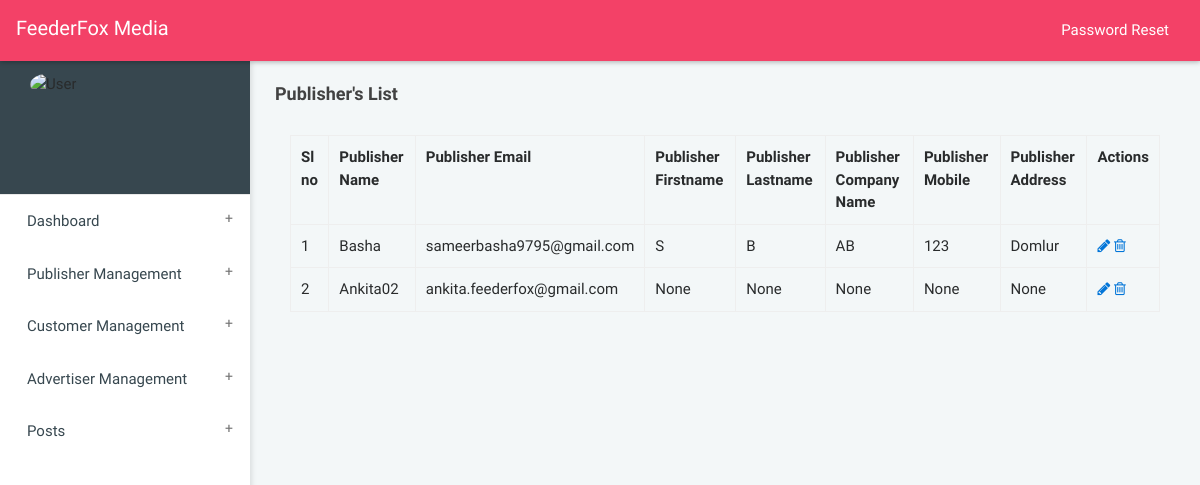
The app's page /accounts/publisher_list/, older data.
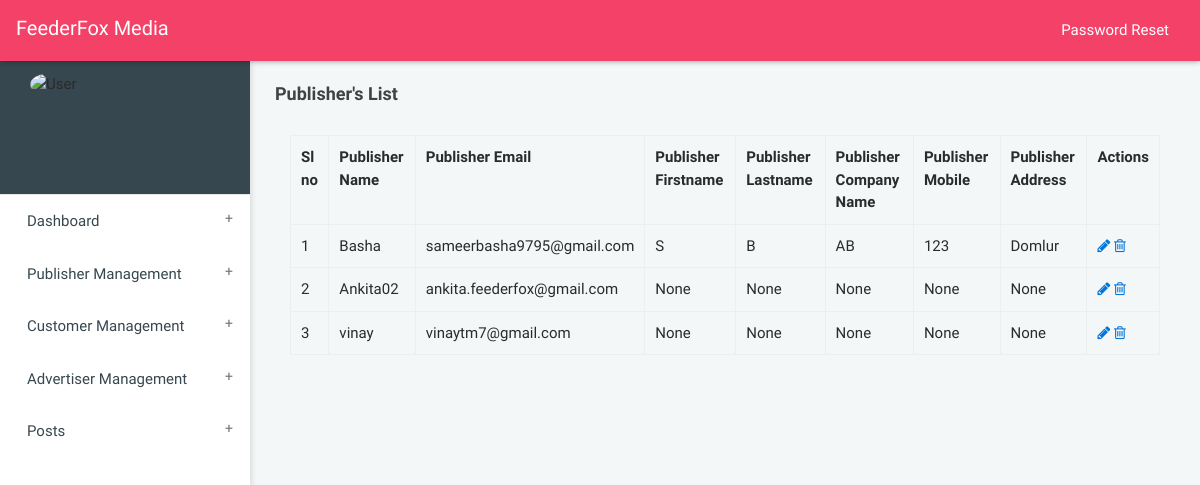
The same page, newer data.
### accounts/models.py (models this page shows, shortened)
class Profile(models.Model):
    user = models.OneToOneField(User, on_delete = models.CASCADE)
    username = models.CharField(max_length=100)
    email = models.EmailField()
    Account_type = models.CharField(max_length=100,choices=ACCCOUNT_TYPES_CHOICES)
    Company_Name = models.CharField(max_length=100,blank=True,null=True)
    Firstname = models.CharField(max_length=100,blank=True,null=True)
    Lastname = models.CharField(max_length=100,blank=True,null=True)
    Address = models.CharField(max_length=1000,blank=True,null=True)
    Mobile = models.CharField(max_length=100,blank=True,null=True)

### accounts/views.py (the view)
def publisher_list(request):
	publishers = Profile.objects.filter(Account_type=1)
	context = {'publishers':publishers}
	return render(request,'publisher_list.html',context)

### home/templates/publisher_list.html (shortened to what this page needs)
{% load static %}
{% load crispy_forms_tags %}
{% load widget_tweaks %}
<!DOCTYPE html>
<html>
<head>
<link rel="stylesheet" href=" {% static 'dist/css/bootstrap.min_admin.css' %}">
<link rel="stylesheet" href="{% static 'dist/css/jquery-jvectormap-2.0.3.css' %}"/>
<link rel="stylesheet" href="{% static 'dist/css/main.css' %}">
<link rel="stylesheet" href="{% static 'dist/css/all-themes.css' %}" />
      <link rel="stylesheet" href="https://cdnjs.cloudflare.com/ajax/libs/font-awesome/4.7.0/css/font-awesome.min.css">
<link rel="stylesheet" href="https://cdnjs.cloudflare.com/ajax/libs/material-design-iconic-font/2.2.0/css/material-design-iconic-font.min.css">
</head>
<body class="theme-red">
<nav class="navbar">
    <div class="col-12">
        <div class="navbar-header">
            <a class="navbar-brand" href="index.html">FeederFox Media</a>
        </div>
        <ul class="nav navbar-nav navbar-right">
            <li><a href=" {% url 'accounts:logout' %} " class="mega-menu" data-close="true"><i class="zmdi zmdi-power"></i></a></li>
            <li><a href=" {% url 'account_change_password' %} "  >Password Reset</a></li>
        </ul>
    </div>
</nav>
<aside id="leftsidebar" class="sidebar">
<div class="user-info">
        <div class="container">
            <div class="image"> <img src="/static/dist/images/logos/logo.png" style="align-self: center;" width="150" height="150" alt="User" /> </div>
        </div>
    </div>
    <div class="menu">
        <ul class="list">
            <li> <a href=" {% url 'dashboard' %} " class="menu-toggle"><span>Dashboard</span></a></li>
            <li> <a href="#" class="menu-toggle"><span> Publisher Management </span> </a>
                 </li>
            <li> <a href="#" class="menu-toggle"><span> Customer Management </span> </a>
                 </li>
            <li> <a href="#" class="menu-toggle"> <span> Advertiser Management </span> </a>
                 </li>
            <li> <a href="#" class="menu-toggle"> <span> Posts </span> </a>
                 </li>
    </div>
</aside>
<section class="content home">
    <div class="container-fluid">
        <div class="block-header">
            <div class="row">
                <div class="col-lg-12 col-md-6 col-sm-7">
                    <h2>Publisher's List</h2>
                </div>
            </div>
        </div>
                        <div class="container">
                    <table class="table table-bordered">
                        <tr>
                            <th>Sl no </th>
                            <th>Publisher Name </th>
                            <th>Publisher Email  </th>
                            <th>Publisher Firstname</th>
                            <th>Publisher Lastname</th>
                           <th>Publisher Company Name</th>
                           <th>Publisher Mobile</th>
                           <th>Publisher Address</th>
                           <th>Actions</th>
                        </tr>
                        {% for publisher in publishers %}
                        <tr>
                            <td>{{ forloop.counter }}</td>
                            <td>{{ publisher.username }} </td>
                            <td>{{ publisher.email }}</td>
                            <td>{{ publisher.Firstname }} </td>
                            <td>{{ publisher.Lastname }} </td>
                            <td>{{ publisher.Company_Name }}  </td>
                            <td>{{ publisher.Mobile }} </td>
                            <td>{{ publisher.Address }} </td>
                            <td><a href=" {% url 'accounts:edit_publishers' publisher.id %}" title="view/edit" data-rel="tooltip"> <span class="fa fa-pencil"></span></a>
                                <a href=" {% url 'accounts:delete_publisher' publisher.id %}" title="delete" data-rel="tooltip"><span class="fa fa-trash-o"></span></a>
                            </td>
                        </tr>
                        {% endfor %}
                    </table>
      </div>
    </div>
</section>
</body>
</html>

Row changes from the older to the newer data that the page shows:
added Profile: username "vinay", email "vinaytm7@gmail.com", Firstname "None", Lastname "None", Company_Name "None", Mobile "None", Address "None"
